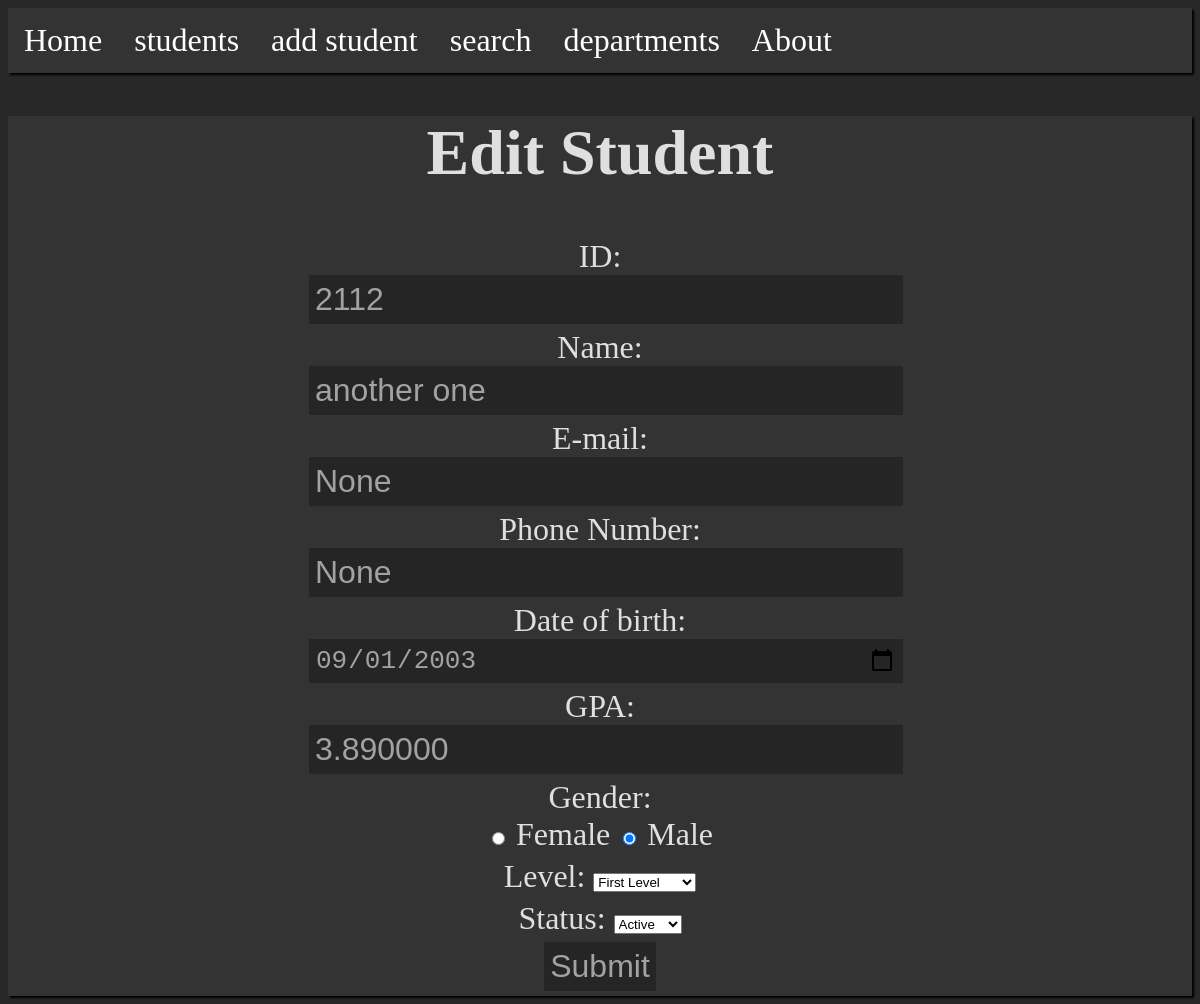
/student/edit/2112, run on the app's committed database.
### management/models.py (models this page shows, shortened)
class Student(models.Model):
	GENDER_CHOICES = (
		('M', 'Male'),
		('F', 'Female'),
	)
	STATUS_CHOICES = (
		("active", "active"),
		("inactive", "inactive")
	)
	LEVEL_CHOICES = (
		("1", "First Level"),
		("2", "Second Level"),
		("3", "Third Level"),
		("4", "Fourth Level"),
	)
	id = models.PositiveIntegerField(primary_key=True)
	name = models.CharField(max_length=200, null=False)
	email = models.EmailField(max_length = 254, null=True)
	date_of_birth = models.DateField(max_length=12, null=False)
	gpa = models.DecimalField(decimal_places=6, max_digits=7)
	gender = models.CharField(max_length=1, choices=GENDER_CHOICES, null=False)
	level = models.CharField(max_length=10, choices=LEVEL_CHOICES, default='1', null=False)
	status = models.CharField(max_length=10, choices=STATUS_CHOICES, null=False)
	department = models.ForeignKey(Department, on_delete=models.DO_NOTHING, default=5)
	mobile_number = models.CharField(max_length=12, null=True)

### management/views.py (the view, shortened to what this page needs)
# urls.py: path('student/edit/<int:id>', views.student_edit, name="student_edit"),
def student_edit(request, id):
	errors = {}
	context = {}
	try:
		student = Student.objects.get(id = id)
		context['student'] = student
	except Exception as e:
		errors['student_error'] = "Student ID doesn't exist"
		context["errors"] = errors
	return render(request, 'management/student_edit.html', context)

### management/templates/management/student_edit.html (shortened to what this page needs)
{% extends 'management/base.html' %}
{% block content %}
	{%if errors.student_error%}
	<div class="container">
		<label>errors:</label>
		{%for key, value in errors.items%}
		<span>{{key}}: {{value}}</span>
		<br>
		{%endfor%}
	</div>
	{%else%}
	<div class="container center">
		<h1>Edit Student </h1>
		<form method="POST" class="center student-form">
			<div class="form-row">
				<label for="id">ID:</label>
				<input type="number" name="id" id="id" value="{{student.id}}">
			</div>
			<div class="form-row">
				<label for="name">Name:</label>
				<input type="text" name="name" id="name" value="{{student.name}}">
			</div>
			<div class="form-row">
				<label for="email">E-mail:</label>
				<input type="email" name="email" id="email" value="{{student.email}}">
			</div>
			<div class="form-row">
				<label for="phone">Phone Number:</label>
				<input type="text" name="phone_number" id="phone" maxlength="11" value="{{student.mobile_number}}">
			</div>
			<div class="form-row">
				<label for="date">Date of birth:</label>
				<input type="date" name="date_of_birth" id="date" value='{{student.date_of_birth |date:"Y-m-d"}}'>
			</div>
			<div class="form-row">
				<label for="gpa">GPA:</label>
				<input type="number" name="gpa" id="gpa" value="{{student.gpa}}">
			</div>
			<div class="form-row">
				<label for="gender">Gender:</label><br>
				<input type="radio" id="female" name="gender" value="F" {%if student.gender == 'F'%} checked{%endif%}>
				<label for="female">Female</label>
				<input type="radio" id="male" name="gender" value="M" {%if student.gender == 'M'%} checked {%endif%}>
				<label for="male">Male</label>
			</div>
			<div class="form-row">
				<label for="level">Level:</label>
				<select name="level" id="lvl">
					<option value="1" {%if student.level == '1'%} selected="selected" {%endif%}>First Level</option>
				</select>
			</div>
			<div class="form-row">
				<label for="status">Status:</label>
				<select name="status" id="stat">
					<option value="active" {%if student.status == 'active'%} selected="selected" {%endif%}>Active</option>
				</select>
			</div>
			<div class="form-row">
				<input type="submit" name="" id="">
			</div>
		</form>
	</div>
	{%endif%}
{% endblock content%}

### management/static/style.css (style rules this page uses)
body, #content { background-color: #272727; color: rgb(223, 223, 223); font-size: xx-large; }
button, input[type=submit] { color: rgb(162, 162, 162); background-color: rgb(37, 37, 37); border: none; padding: 6px; font-size: xx-large; cursor: pointer; }
.container { margin-top: 2vw; background-color: #333; box-shadow: 2px 2px 2px rgb(0, 0, 0); }
.center { text-align: center; }
.student-form input[type=text], input[type=number], input[type=email], input[type=date] { color: rgb(162, 162, 162); background-color: rgb(37, 37, 37); border: none; width: 100%; padding: 6px; margin-right: 0px; font-size: xx-large; }
label { display: inline; }
form { width: 50%; display: inline-block; }
.form-row { margin: 5px; display: block; }

### data on the page
Student: id "2112", name "another one", email "None", phone_number "None", date_of_birth "09/01/2003", gpa "3.890000", gender "☐ Female", gender "☑ Male", level "First Level", status "Active"
